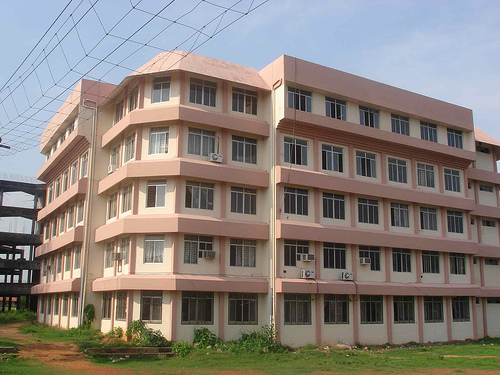
#> input picture CornerDetector/building.jpg, 500 x 375 px
$ python method2.py
#> lines starting #> are read from the running program, lines starting #| are printed output that depends on the picture; after the words box and inside, x2 and y2 are one past the last pixel; in counts of white or black regions, pixels touching at a corner belong together
import cv2
import numpy as np
import scipy.linalg as la

def findCorners(img, window_size, k, thresh,imm):
    #Find x and y derivatives
    dy, dx = np.gradient(img)

    mdx=np.mean(dx)
    sdx=np.std(dx)

    fdx=(dx-mdx)/sdx

    mdy=np.mean(dy)
    sdy=np.std(dy)

    fdy=(dy-mdy)/sdy

    Ixx = fdx**2
    Ixy = fdx*fdy
    Iyx = fdy*fdx
    Iyy = fdy**2

    height = img.shape[0]
    width = img.shape[1]

    newImg = imm.copy()

    offset = int(window_size/2)
    cons=1e-3
    for y in range(offset, height-offset):
        for x in range(offset, width-offset):
            windowIxx = Ixx[y-offset:y+offset+1, x-offset:x+offset+1]
            windowIxy = Ixy[y-offset:y+offset+1, x-offset:x+offset+1]
            windowIyx = Iyx[y-offset:y+offset+1, x-offset:x+offset+1]
            windowIyy = Iyy[y-offset:y+offset+1, x-offset:x+offset+1]


            Sxx = windowIxx.sum()
            Sxy = windowIxy.sum()
            Syx = windowIyx.sum()
            Syy = windowIyy.sum()


            cov=np.array([[Sxx,Sxy],[Syx,Syy]])

            eigvals, eigvecs = la.eig(cov)
            eigvals = eigvals.real
            lambda1 = eigvals[0]
            lambda2 = eigvals[1]

            det=lambda1*lambda2
            trace=lambda1+lambda2

            #r=det-k*(trace**2)
            r=det/(trace+cons)

            if r > thresh:
                newImg.itemset((y, x, 0), 0)
                newImg.itemset((y, x, 1), 0)
                newImg.itemset((y, x, 2), 255)
    return newImg


window_size = 3
k = 0.04
thresh = 10

img = cv2.imread('building.jpg')
#> img is the input picture: shape (375, 500, 3); mean B, G, R 123.1, 129.1, 136.9
im2 = cv2.cvtColor(img, cv2.COLOR_RGB2GRAY)
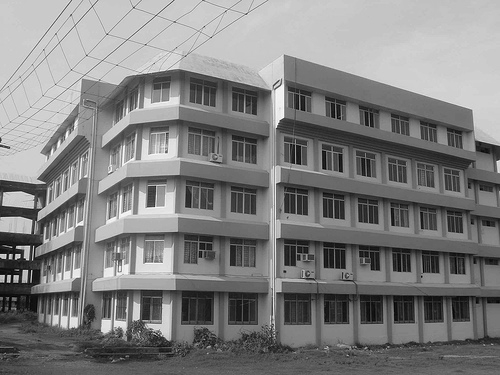
#> im2: shape (375, 500); min 0, max 252, mean 128.2

gray = np.float32(im2)
finalImg= findCorners(gray, int(window_size), float(k), int(thresh),img)
#> in findCorners, `dy, dx = np.gradient(img)`:
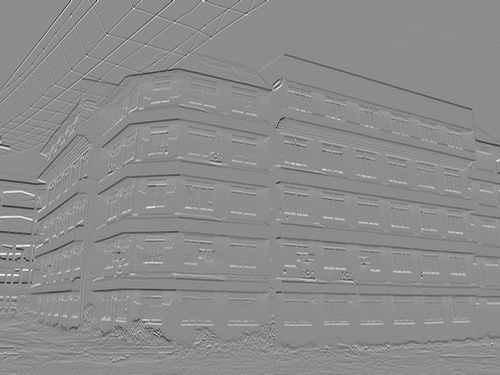
#> dy: shape (375, 500) float32; min -142, max 115, mean -0.3; drawn with min black and max white
#> in findCorners, `dy, dx = np.gradient(img)`:
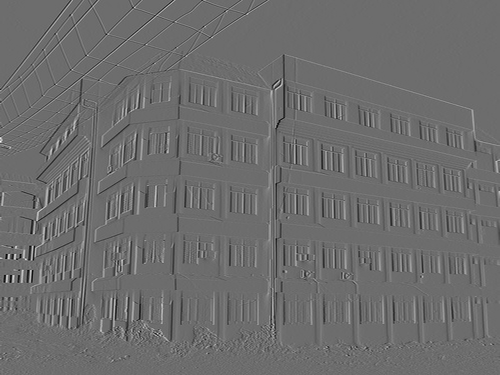
#> dx: shape (375, 500) float32; min -107.5, max 143, mean 0; drawn with min black and max white
#> in findCorners, `mdx=np.mean(dx)`: mdx = 0.0172
#> in findCorners, `sdx=np.std(dx)`: sdx = 13.07
#> in findCorners, `mdy=np.mean(dy)`: mdy = -0.273
#> in findCorners, `sdy=np.std(dy)`: sdy = 12.15
#> in findCorners, `Ixx = fdx**2`:
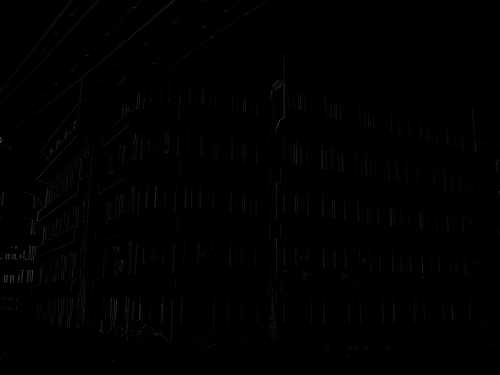
#> Ixx: shape (375, 500) float32; min 1.73e-06, max 119.7, mean 1
#> in findCorners, `Ixy = fdx*fdy`:
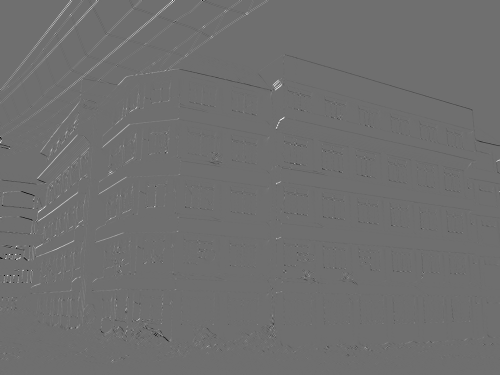
#> Ixy: shape (375, 500) float32; min -43.09, max 55.8, mean 0.1; drawn with min black and max white
#> after the loop in findCorners, `for y in range(offset, height-offset):`:
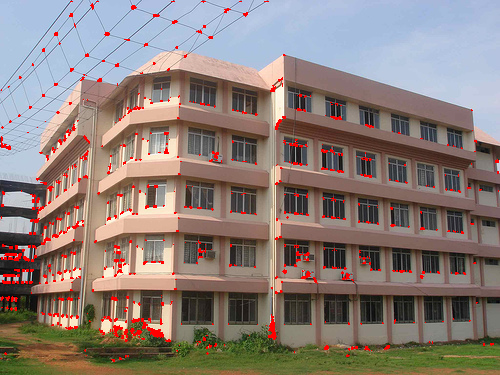
#> newImg: shape (375, 500, 3); 2.59% of pixels changed, all inside (x1, y1, x2, y2) = (1, 1, 499, 362)


cv2.imshow('dst',finalImg)

cv2.waitKey(0)
cv2.destroyAllWindows()
